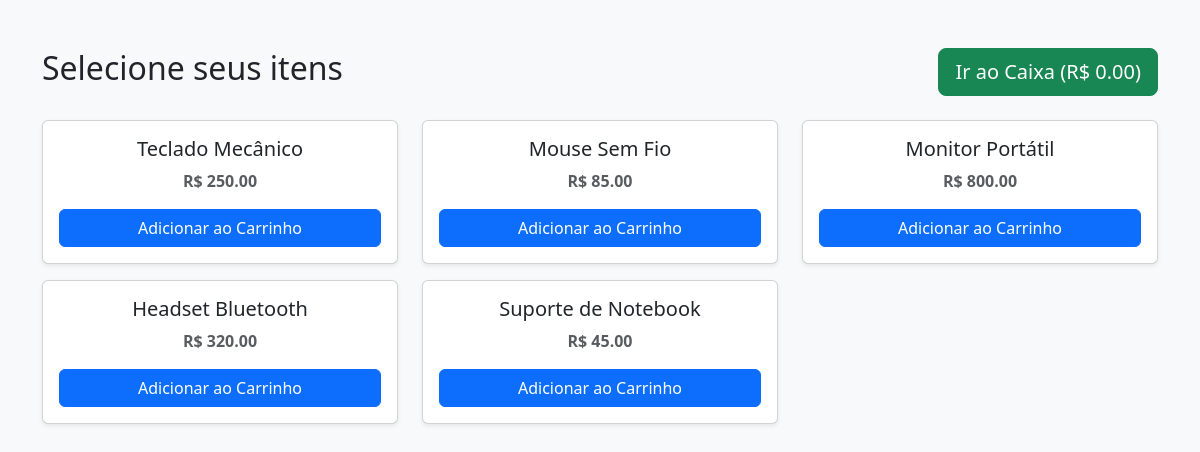
Screenshot of /loja (signed in) with the database file from the repository.
### models/produtos.py (models this page shows)
class Produto(db.Model):
    id = db.Column(db.Integer, primary_key=True)
    nome = db.Column(db.String(100), nullable=False)
    preco = db.Column(db.Float, nullable=False)

### views/loja.py (the view)
@loja_route.route('/loja', methods=['GET', 'POST'])
def exibir_loja():
    if 'usuario' not in session:
        return redirect(url_for('login.acessar'))
    if request.method == 'POST':
        preco_item = float(request.form.get('preco'))
        session['carrinho'] += preco_item
        session.modified = True
    produtos_db = Produto.query.limit(5).all()
    total = session.get('carrinho', 0.0)
    return render_template('loja.html', produtos=produtos_db, total=total)

### templates/loja.html (shortened to what this page needs)
<!DOCTYPE html>
<html lang="pt-BR">
<head>
    <link href="https://cdn.jsdelivr.net/npm/bootstrap@5.3.0/dist/css/bootstrap.min.css" rel="stylesheet">
</head>
<body class="container py-5 bg-light">
    <div class="d-flex justify-content-between align-items-center mb-4">
        <h2>Selecione seus itens</h2>
        <a href="{{ url_for('loja.caixa') }}" class="btn btn-success btn-lg">Ir ao Caixa (R$ {{ "%.2f"|format(total) }})</a>
    </div>
    <div class="row">
        {% for p in produtos %}
        <div class="col-md-4 mb-3">
            <div class="card shadow-sm p-3 text-center">
                <h5 class="mb-2">{{ p.nome }}</h5>
                <p class="text-muted fw-bold">R$ {{ "%.2f"|format(p.preco) }}</p>
                <form method="POST" action="{{ url_for('loja.exibir_loja') }}">
                    <button type="submit" class="btn btn-primary w-100">Adicionar ao Carrinho</button>
                </form>
            </div>
        </div>
        {% endfor %}
    </div>
</body>
</html>

### rows the page displays
Produto: nome "Teclado Mecânico", preco "250.00"
Produto: nome "Mouse Sem Fio", preco "85.00"
Produto: nome "Monitor Portátil", preco "800.00"
Produto: nome "Headset Bluetooth", preco "320.00"
Produto: nome "Suporte de Notebook", preco "45.00"

### other values shown
{{ "%.2f"|format(total) }} "0.00"
